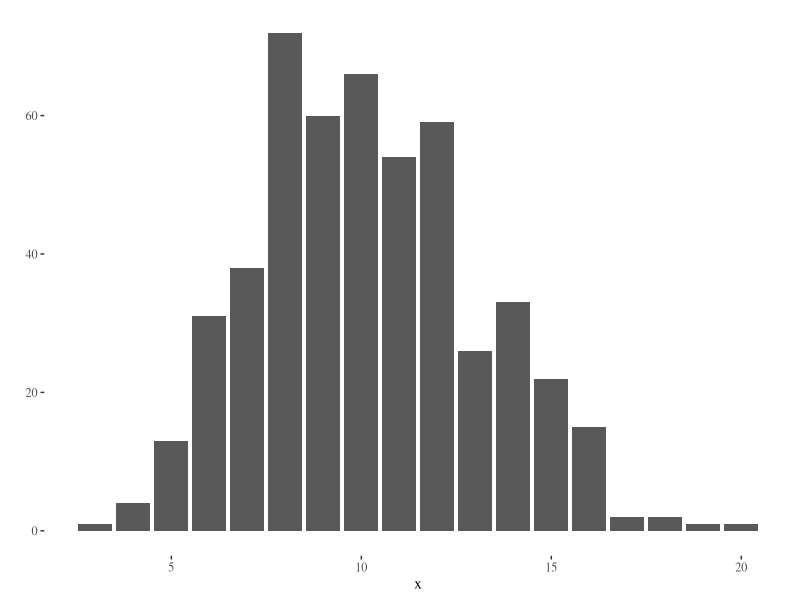
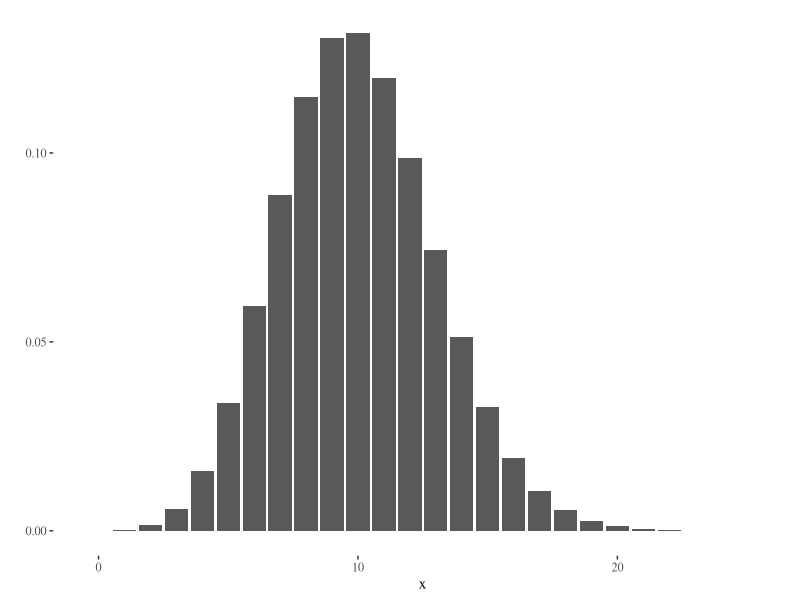

Recreate these plots in R, in order.
## ---- chunk 1
library(ggplot2)
library(dplyr)
library(ggthemes)
## ---- chunk 2
df <- data.frame(x = rbinom(500, 100, .1))
ggplot(df, aes(x)) + stat_count() + theme_tufte() + ylab("")
## ---- chunk 3
df <- data.frame(x = 0:25, y = dbinom(0:25, 100, .1))
ggplot(df, aes(x, y)) + geom_bar(stat = "identity") + theme_tufte() + ylab("")
